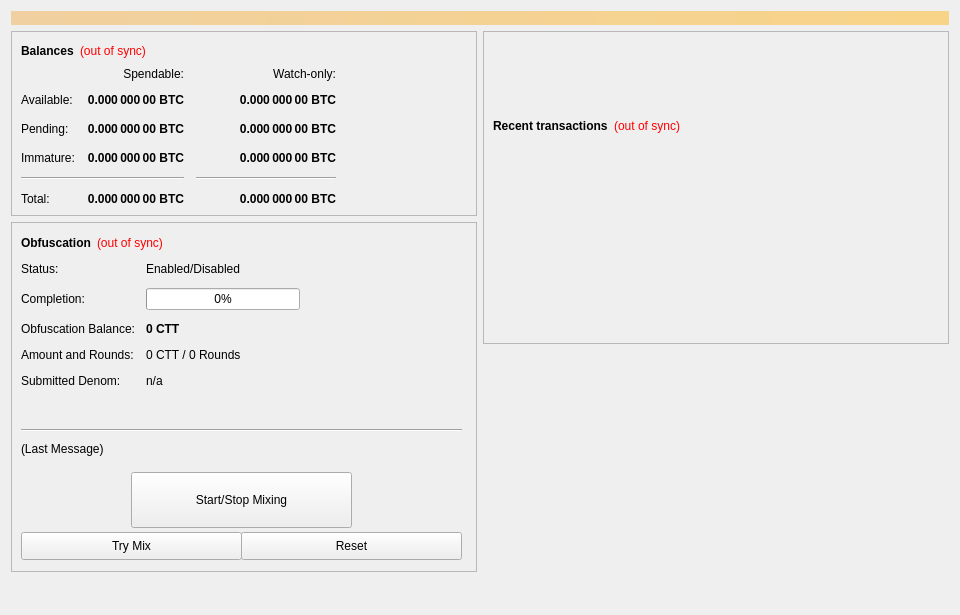
<?xml version="1.0" encoding="UTF-8"?>
<ui version="4.0">
 <class>OverviewPage</class>
 <widget class="QWidget" name="OverviewPage">
  <property name="geometry">
   <rect>
    <x>0</x>
    <y>0</y>
    <width>960</width>
    <height>615</height>
   </rect>
  </property>
  <property name="minimumSize">
   <size>
    <width>960</width>
    <height>0</height>
   </size>
  </property>
  <property name="windowTitle">
   <string>Form</string>
  </property>
  <layout class="QVBoxLayout" name="topLayout">
   <item>
    <widget class="QLabel" name="labelAlerts">
     <property name="visible">
      <bool>false</bool>
     </property>
     <property name="styleSheet">
      <string notr="true">background-color: qlineargradient(x1: 0, y1: 0, x2: 1, y2: 0, stop:0 #F0D0A0, stop:1 #F8D488); color:#000000;</string>
     </property>
     <property name="wordWrap">
      <bool>true</bool>
     </property>
     <property name="margin">
      <number>3</number>
     </property>
    </widget>
   </item>
   <item>
    <layout class="QHBoxLayout" name="horizontalLayout" stretch="1,1">
     <item>
      <layout class="QVBoxLayout" name="verticalLayout_2">
       <item>
        <widget class="QFrame" name="frame">
         <property name="frameShape">
          <enum>QFrame::StyledPanel</enum>
         </property>
         <property name="frameShadow">
          <enum>QFrame::Raised</enum>
         </property>
         <layout class="QVBoxLayout" name="verticalLayout_4">
          <item>
           <layout class="QHBoxLayout" name="horizontalLayout_4">
            <item>
             <widget class="QLabel" name="label_5">
              <property name="font">
               <font>
                <weight>75</weight>
                <bold>true</bold>
               </font>
              </property>
              <property name="text">
               <string>Balances</string>
              </property>
             </widget>
            </item>
            <item>
             <widget class="QLabel" name="labelWalletStatus">
              <property name="cursor">
               <cursorShape>WhatsThisCursor</cursorShape>
              </property>
              <property name="toolTip">
               <string>The displayed information may be out of date. Your wallet automatically synchronizes with the CryptoInvest network after a connection is established, but this process has not completed yet.</string>
              </property>
              <property name="styleSheet">
               <string notr="true">QLabel { color: red; }</string>
              </property>
              <property name="text">
               <string notr="true">(out of sync)</string>
              </property>
              <property name="alignment">
               <set>Qt::AlignLeading|Qt::AlignLeft|Qt::AlignVCenter</set>
              </property>
             </widget>
            </item>
            <item>
             <spacer name="horizontalSpacer_3">
              <property name="orientation">
               <enum>Qt::Horizontal</enum>
              </property>
              <property name="sizeHint" stdset="0">
               <size>
                <width>40</width>
                <height>20</height>
               </size>
              </property>
             </spacer>
            </item>
           </layout>
          </item>
          <item>
           <layout class="QGridLayout" name="gridLayout">
            <property name="spacing">
             <number>12</number>
            </property>
            <item row="2" column="2">
             <widget class="QLabel" name="labelWatchPending">
              <property name="font">
               <font>
                <weight>75</weight>
                <bold>true</bold>
               </font>
              </property>
              <property name="cursor">
               <cursorShape>IBeamCursor</cursorShape>
              </property>
              <property name="toolTip">
               <string>Unconfirmed transactions to watch-only addresses</string>
              </property>
              <property name="text">
               <string notr="true">0.000 000 00 BTC</string>
              </property>
              <property name="alignment">
               <set>Qt::AlignRight|Qt::AlignTrailing|Qt::AlignVCenter</set>
              </property>
              <property name="textInteractionFlags">
               <set>Qt::LinksAccessibleByMouse|Qt::TextSelectableByKeyboard|Qt::TextSelectableByMouse</set>
              </property>
             </widget>
            </item>
            <item row="2" column="1">
             <widget class="QLabel" name="labelUnconfirmed">
              <property name="font">
               <font>
                <weight>75</weight>
                <bold>true</bold>
               </font>
              </property>
              <property name="cursor">
               <cursorShape>IBeamCursor</cursorShape>
              </property>
              <property name="toolTip">
               <string>Total of transactions that have yet to be confirmed, and do not yet count toward the spendable balance</string>
              </property>
              <property name="text">
               <string notr="true">0.000 000 00 BTC</string>
              </property>
              <property name="alignment">
               <set>Qt::AlignRight|Qt::AlignTrailing|Qt::AlignVCenter</set>
              </property>
              <property name="textInteractionFlags">
               <set>Qt::LinksAccessibleByMouse|Qt::TextSelectableByKeyboard|Qt::TextSelectableByMouse</set>
              </property>
             </widget>
            </item>
            <item row="3" column="2">
             <widget class="QLabel" name="labelWatchImmature">
              <property name="font">
               <font>
                <weight>75</weight>
                <bold>true</bold>
               </font>
              </property>
              <property name="cursor">
               <cursorShape>IBeamCursor</cursorShape>
              </property>
              <property name="toolTip">
               <string>Staked or masternode rewards in watch-only addresses that has not yet matured</string>
              </property>
              <property name="text">
               <string notr="true">0.000 000 00 BTC</string>
              </property>
              <property name="alignment">
               <set>Qt::AlignRight|Qt::AlignTrailing|Qt::AlignVCenter</set>
              </property>
              <property name="textInteractionFlags">
               <set>Qt::LinksAccessibleByMouse|Qt::TextSelectableByKeyboard|Qt::TextSelectableByMouse</set>
              </property>
             </widget>
            </item>
            <item row="4" column="0" colspan="2">
             <widget class="Line" name="lineSpendableBalance">
              <property name="orientation">
               <enum>Qt::Horizontal</enum>
              </property>
             </widget>
            </item>
            <item row="4" column="2">
             <widget class="Line" name="lineWatchBalance">
              <property name="sizePolicy">
               <sizepolicy hsizetype="Preferred" vsizetype="Fixed">
                <horstretch>0</horstretch>
                <verstretch>0</verstretch>
               </sizepolicy>
              </property>
              <property name="minimumSize">
               <size>
                <width>140</width>
                <height>0</height>
               </size>
              </property>
              <property name="orientation">
               <enum>Qt::Horizontal</enum>
              </property>
             </widget>
            </item>
            <item row="5" column="0">
             <widget class="QLabel" name="labelTotalText">
              <property name="text">
               <string>Total:</string>
              </property>
             </widget>
            </item>
            <item row="3" column="1">
             <widget class="QLabel" name="labelImmature">
              <property name="font">
               <font>
                <weight>75</weight>
                <bold>true</bold>
               </font>
              </property>
              <property name="cursor">
               <cursorShape>IBeamCursor</cursorShape>
              </property>
              <property name="toolTip">
               <string>Staked or masternode rewards that has not yet matured</string>
              </property>
              <property name="text">
               <string notr="true">0.000 000 00 BTC</string>
              </property>
              <property name="alignment">
               <set>Qt::AlignRight|Qt::AlignTrailing|Qt::AlignVCenter</set>
              </property>
              <property name="textInteractionFlags">
               <set>Qt::LinksAccessibleByMouse|Qt::TextSelectableByKeyboard|Qt::TextSelectableByMouse</set>
              </property>
             </widget>
            </item>
            <item row="2" column="3">
             <spacer name="horizontalSpacer_2">
              <property name="orientation">
               <enum>Qt::Horizontal</enum>
              </property>
              <property name="sizeHint" stdset="0">
               <size>
                <width>40</width>
                <height>20</height>
               </size>
              </property>
             </spacer>
            </item>
            <item row="3" column="0">
             <widget class="QLabel" name="labelImmatureText">
              <property name="text">
               <string>Immature:</string>
              </property>
             </widget>
            </item>
            <item row="5" column="1">
             <widget class="QLabel" name="labelTotal">
              <property name="font">
               <font>
                <weight>75</weight>
                <bold>true</bold>
               </font>
              </property>
              <property name="cursor">
               <cursorShape>IBeamCursor</cursorShape>
              </property>
              <property name="toolTip">
               <string>Your current total balance</string>
              </property>
              <property name="text">
               <string notr="true">0.000 000 00 BTC</string>
              </property>
              <property name="alignment">
               <set>Qt::AlignRight|Qt::AlignTrailing|Qt::AlignVCenter</set>
              </property>
              <property name="textInteractionFlags">
               <set>Qt::LinksAccessibleByMouse|Qt::TextSelectableByKeyboard|Qt::TextSelectableByMouse</set>
              </property>
             </widget>
            </item>
            <item row="5" column="2">
             <widget class="QLabel" name="labelWatchTotal">
              <property name="font">
               <font>
                <weight>75</weight>
                <bold>true</bold>
               </font>
              </property>
              <property name="cursor">
               <cursorShape>IBeamCursor</cursorShape>
              </property>
              <property name="toolTip">
               <string>Current total balance in watch-only addresses</string>
              </property>
              <property name="text">
               <string notr="true">0.000 000 00 BTC</string>
              </property>
              <property name="alignment">
               <set>Qt::AlignRight|Qt::AlignTrailing|Qt::AlignVCenter</set>
              </property>
              <property name="textInteractionFlags">
               <set>Qt::LinksAccessibleByMouse|Qt::TextSelectableByKeyboard|Qt::TextSelectableByMouse</set>
              </property>
             </widget>
            </item>
            <item row="0" column="2">
             <widget class="QLabel" name="labelWatchonly">
              <property name="text">
               <string>Watch-only:</string>
              </property>
              <property name="alignment">
               <set>Qt::AlignRight|Qt::AlignTrailing|Qt::AlignVCenter</set>
              </property>
             </widget>
            </item>
            <item row="1" column="0">
             <widget class="QLabel" name="labelBalanceText">
              <property name="text">
               <string>Available:</string>
              </property>
             </widget>
            </item>
            <item row="1" column="1">
             <widget class="QLabel" name="labelBalance">
              <property name="font">
               <font>
                <weight>75</weight>
                <bold>true</bold>
               </font>
              </property>
              <property name="cursor">
               <cursorShape>IBeamCursor</cursorShape>
              </property>
              <property name="toolTip">
               <string>Your current spendable balance</string>
              </property>
              <property name="text">
               <string notr="true">0.000 000 00 BTC</string>
              </property>
              <property name="alignment">
               <set>Qt::AlignRight|Qt::AlignTrailing|Qt::AlignVCenter</set>
              </property>
              <property name="textInteractionFlags">
               <set>Qt::LinksAccessibleByMouse|Qt::TextSelectableByKeyboard|Qt::TextSelectableByMouse</set>
              </property>
             </widget>
            </item>
            <item row="1" column="2">
             <widget class="QLabel" name="labelWatchAvailable">
              <property name="font">
               <font>
                <weight>75</weight>
                <bold>true</bold>
               </font>
              </property>
              <property name="cursor">
               <cursorShape>IBeamCursor</cursorShape>
              </property>
              <property name="toolTip">
               <string>Your current balance in watch-only addresses</string>
              </property>
              <property name="text">
               <string notr="true">0.000 000 00 BTC</string>
              </property>
              <property name="alignment">
               <set>Qt::AlignRight|Qt::AlignTrailing|Qt::AlignVCenter</set>
              </property>
              <property name="textInteractionFlags">
               <set>Qt::LinksAccessibleByMouse|Qt::TextSelectableByKeyboard|Qt::TextSelectableByMouse</set>
              </property>
             </widget>
            </item>
            <item row="2" column="0">
             <widget class="QLabel" name="labelPendingText">
              <property name="text">
               <string>Pending:</string>
              </property>
             </widget>
            </item>
            <item row="0" column="1">
             <widget class="QLabel" name="labelSpendable">
              <property name="text">
               <string>Spendable:</string>
              </property>
              <property name="alignment">
               <set>Qt::AlignRight|Qt::AlignTrailing|Qt::AlignVCenter</set>
              </property>
             </widget>
            </item>
           </layout>
          </item>
         </layout>
        </widget>
       </item>
       <item>
        <widget class="QFrame" name="frameObfuscation">
         <property name="minimumSize">
          <size>
           <width>0</width>
           <height>350</height>
          </size>
         </property>
         <property name="layoutDirection">
          <enum>Qt::LeftToRight</enum>
         </property>
         <property name="frameShape">
          <enum>QFrame::StyledPanel</enum>
         </property>
         <property name="frameShadow">
          <enum>QFrame::Raised</enum>
         </property>
         <widget class="QWidget" name="formLayoutWidget">
          <property name="geometry">
           <rect>
            <x>10</x>
            <y>40</y>
            <width>451</width>
            <height>161</height>
           </rect>
          </property>
          <layout class="QFormLayout" name="formLayout">
           <property name="fieldGrowthPolicy">
            <enum>QFormLayout::AllNonFixedFieldsGrow</enum>
           </property>
           <property name="horizontalSpacing">
            <number>11</number>
           </property>
           <property name="verticalSpacing">
            <number>12</number>
           </property>
           <item row="0" column="0">
            <widget class="QLabel" name="label_6">
             <property name="text">
              <string>Status:</string>
             </property>
            </widget>
           </item>
           <item row="1" column="0">
            <widget class="QLabel" name="label_7">
             <property name="text">
              <string>Completion:</string>
             </property>
            </widget>
           </item>
           <item row="1" column="1">
            <widget class="QProgressBar" name="obfuscationProgress">
             <property name="maximumSize">
              <size>
               <width>154</width>
               <height>16777215</height>
              </size>
             </property>
             <property name="value">
              <number>0</number>
             </property>
            </widget>
           </item>
           <item row="2" column="0">
            <widget class="QLabel" name="labelAnonymizedText">
             <property name="text">
              <string>Obfuscation Balance:</string>
             </property>
            </widget>
           </item>
           <item row="2" column="1">
            <widget class="QLabel" name="labelAnonymized">
             <property name="font">
              <font>
               <weight>75</weight>
               <bold>true</bold>
              </font>
             </property>
             <property name="text">
              <string notr="true">0 CTT</string>
             </property>
            </widget>
           </item>
           <item row="3" column="0">
            <widget class="QLabel" name="label_8">
             <property name="text">
              <string>Amount and Rounds:</string>
             </property>
            </widget>
           </item>
           <item row="3" column="1">
            <widget class="QLabel" name="labelAmountRounds">
             <property name="text">
              <string>0 CTT / 0 Rounds</string>
             </property>
            </widget>
           </item>
           <item row="4" column="0">
            <widget class="QLabel" name="label_9">
             <property name="text">
              <string>Submitted Denom:</string>
             </property>
            </widget>
           </item>
           <item row="4" column="1">
            <widget class="QLabel" name="labelSubmittedDenom">
             <property name="toolTip">
              <string>The denominations you submitted to the Masternode.&lt;br&gt;To mix, other users must submit the exact same denominations.</string>
             </property>
             <property name="text">
              <string>n/a</string>
             </property>
            </widget>
           </item>
           <item row="0" column="1">
            <widget class="QLabel" name="obfuscationEnabled">
             <property name="text">
              <string>Enabled/Disabled</string>
             </property>
            </widget>
           </item>
          </layout>
         </widget>
         <widget class="QPushButton" name="runAutoDenom">
          <property name="geometry">
           <rect>
            <x>251</x>
            <y>17</y>
            <width>1</width>
            <height>1</height>
           </rect>
          </property>
          <property name="palette">
           <palette>
            <active>
             <colorrole role="WindowText">
              <brush brushstyle="SolidPattern">
               <color alpha="255">
                <red>0</red>
                <green>0</green>
                <blue>0</blue>
               </color>
              </brush>
             </colorrole>
             <colorrole role="Button">
              <brush brushstyle="SolidPattern">
               <color alpha="255">
                <red>239</red>
                <green>238</green>
                <blue>238</blue>
               </color>
              </brush>
             </colorrole>
             <colorrole role="Light">
              <brush brushstyle="SolidPattern">
               <color alpha="255">
                <red>255</red>
                <green>255</green>
                <blue>255</blue>
               </color>
              </brush>
             </colorrole>
             <colorrole role="Midlight">
              <brush brushstyle="SolidPattern">
               <color alpha="255">
                <red>247</red>
                <green>246</green>
                <blue>246</blue>
               </color>
              </brush>
             </colorrole>
             <colorrole role="Dark">
              <brush brushstyle="SolidPattern">
               <color alpha="255">
                <red>119</red>
                <green>119</green>
                <blue>119</blue>
               </color>
              </brush>
             </colorrole>
             <colorrole role="Mid">
              <brush brushstyle="SolidPattern">
               <color alpha="255">
                <red>159</red>
                <green>159</green>
                <blue>159</blue>
               </color>
              </brush>
             </colorrole>
             <colorrole role="Text">
              <brush brushstyle="SolidPattern">
               <color alpha="255">
                <red>0</red>
                <green>0</green>
                <blue>0</blue>
               </color>
              </brush>
             </colorrole>
             <colorrole role="BrightText">
              <brush brushstyle="SolidPattern">
               <color alpha="255">
                <red>255</red>
                <green>255</green>
                <blue>255</blue>
               </color>
              </brush>
             </colorrole>
             <colorrole role="ButtonText">
              <brush brushstyle="SolidPattern">
               <color alpha="255">
                <red>0</red>
                <green>0</green>
                <blue>0</blue>
               </color>
              </brush>
             </colorrole>
             <colorrole role="Base">
              <brush brushstyle="SolidPattern">
               <color alpha="255">
                <red>255</red>
                <green>255</green>
                <blue>255</blue>
               </color>
              </brush>
             </colorrole>
             <colorrole role="Window">
              <brush brushstyle="SolidPattern">
               <color alpha="255">
                <red>239</red>
                <green>238</green>
                <blue>238</blue>
               </color>
              </brush>
             </colorrole>
             <colorrole role="Shadow">
              <brush brushstyle="SolidPattern">
               <color alpha="255">
                <red>0</red>
                <green>0</green>
                <blue>0</blue>
               </color>
              </brush>
             </colorrole>
             <colorrole role="AlternateBase">
              <brush brushstyle="SolidPattern">
               <color alpha="255">
                <red>247</red>
                <green>246</green>
                <blue>246</blue>
               </color>
              </brush>
             </colorrole>
             <colorrole role="ToolTipBase">
              <brush brushstyle="SolidPattern">
               <color alpha="255">
                <red>255</red>
                <green>255</green>
                <blue>220</blue>
               </color>
              </brush>
             </colorrole>
             <colorrole role="ToolTipText">
              <brush brushstyle="SolidPattern">
               <color alpha="255">
                <red>0</red>
                <green>0</green>
                <blue>0</blue>
               </color>
              </brush>
             </colorrole>
            </active>
            <inactive>
             <colorrole role="WindowText">
              <brush brushstyle="SolidPattern">
               <color alpha="255">
                <red>0</red>
                <green>0</green>
                <blue>0</blue>
               </color>
              </brush>
             </colorrole>
             <colorrole role="Button">
              <brush brushstyle="SolidPattern">
               <color alpha="255">
                <red>239</red>
                <green>238</green>
                <blue>238</blue>
               </color>
              </brush>
             </colorrole>
             <colorrole role="Light">
              <brush brushstyle="SolidPattern">
               <color alpha="255">
                <red>255</red>
                <green>255</green>
                <blue>255</blue>
               </color>
              </brush>
             </colorrole>
             <colorrole role="Midlight">
              <brush brushstyle="SolidPattern">
               <color alpha="255">
                <red>247</red>
                <green>246</green>
                <blue>246</blue>
               </color>
              </brush>
             </colorrole>
             <colorrole role="Dark">
              <brush brushstyle="SolidPattern">
               <color alpha="255">
                <red>119</red>
                <green>119</green>
                <blue>119</blue>
               </color>
              </brush>
             </colorrole>
             <colorrole role="Mid">
              <brush brushstyle="SolidPattern">
               <color alpha="255">
                <red>159</red>
                <green>159</green>
                <blue>159</blue>
               </color>
              </brush>
             </colorrole>
             <colorrole role="Text">
              <brush brushstyle="SolidPattern">
               <color alpha="255">
                <red>0</red>
                <green>0</green>
                <blue>0</blue>
               </color>
              </brush>
             </colorrole>
             <colorrole role="BrightText">
              <brush brushstyle="SolidPattern">
               <color alpha="255">
                <red>255</red>
                <green>255</green>
                <blue>255</blue>
               </color>
              </brush>
             </colorrole>
             <colorrole role="ButtonText">
              <brush brushstyle="SolidPattern">
               <color alpha="255">
                <red>0</red>
                <green>0</green>
                <blue>0</blue>
               </color>
              </brush>
             </colorrole>
             <colorrole role="Base">
              <brush brushstyle="SolidPattern">
               <color alpha="255">
                <red>255</red>
                <green>255</green>
                <blue>255</blue>
               </color>
              </brush>
             </colorrole>
             <colorrole role="Window">
              <brush brushstyle="SolidPattern">
               <color alpha="255">
                <red>239</red>
                <green>238</green>
                <blue>238</blue>
               </color>
              </brush>
             </colorrole>
             <colorrole role="Shadow">
              <brush brushstyle="SolidPattern">
               <color alpha="255">
                <red>0</red>
                <green>0</green>
                <blue>0</blue>
               </color>
              </brush>
             </colorrole>
             <colorrole role="AlternateBase">
              <brush brushstyle="SolidPattern">
               <color alpha="255">
                <red>247</red>
                <green>246</green>
                <blue>246</blue>
               </color>
              </brush>
             </colorrole>
             <colorrole role="ToolTipBase">
              <brush brushstyle="SolidPattern">
               <color alpha="255">
                <red>255</red>
                <green>255</green>
                <blue>220</blue>
               </color>
              </brush>
             </colorrole>
             <colorrole role="ToolTipText">
              <brush brushstyle="SolidPattern">
               <color alpha="255">
                <red>0</red>
                <green>0</green>
                <blue>0</blue>
               </color>
              </brush>
             </colorrole>
            </inactive>
            <disabled>
             <colorrole role="WindowText">
              <brush brushstyle="SolidPattern">
               <color alpha="255">
                <red>119</red>
                <green>119</green>
                <blue>119</blue>
               </color>
              </brush>
             </colorrole>
             <colorrole role="Button">
              <brush brushstyle="SolidPattern">
               <color alpha="255">
                <red>239</red>
                <green>238</green>
                <blue>238</blue>
               </color>
              </brush>
             </colorrole>
             <colorrole role="Light">
              <brush brushstyle="SolidPattern">
               <color alpha="255">
                <red>255</red>
                <green>255</green>
                <blue>255</blue>
               </color>
              </brush>
             </colorrole>
             <colorrole role="Midlight">
              <brush brushstyle="SolidPattern">
               <color alpha="255">
                <red>247</red>
                <green>246</green>
                <blue>246</blue>
               </color>
              </brush>
             </colorrole>
             <colorrole role="Dark">
              <brush brushstyle="SolidPattern">
               <color alpha="255">
                <red>119</red>
                <green>119</green>
                <blue>119</blue>
               </color>
              </brush>
             </colorrole>
             <colorrole role="Mid">
              <brush brushstyle="SolidPattern">
               <color alpha="255">
                <red>159</red>
                <green>159</green>
                <blue>159</blue>
               </color>
              </brush>
             </colorrole>
             <colorrole role="Text">
              <brush brushstyle="SolidPattern">
               <color alpha="255">
                <red>119</red>
                <green>119</green>
                <blue>119</blue>
               </color>
              </brush>
             </colorrole>
             <colorrole role="BrightText">
              <brush brushstyle="SolidPattern">
               <color alpha="255">
                <red>255</red>
                <green>255</green>
                <blue>255</blue>
               </color>
              </brush>
             </colorrole>
             <colorrole role="ButtonText">
              <brush brushstyle="SolidPattern">
               <color alpha="255">
                <red>119</red>
                <green>119</green>
                <blue>119</blue>
               </color>
              </brush>
             </colorrole>
             <colorrole role="Base">
              <brush brushstyle="SolidPattern">
               <color alpha="255">
                <red>239</red>
                <green>238</green>
                <blue>238</blue>
               </color>
              </brush>
             </colorrole>
             <colorrole role="Window">
              <brush brushstyle="SolidPattern">
               <color alpha="255">
                <red>239</red>
                <green>238</green>
                <blue>238</blue>
               </color>
              </brush>
             </colorrole>
             <colorrole role="Shadow">
              <brush brushstyle="SolidPattern">
               <color alpha="255">
                <red>0</red>
                <green>0</green>
                <blue>0</blue>
               </color>
              </brush>
             </colorrole>
             <colorrole role="AlternateBase">
              <brush brushstyle="SolidPattern">
               <color alpha="255">
                <red>239</red>
                <green>238</green>
                <blue>238</blue>
               </color>
              </brush>
             </colorrole>
             <colorrole role="ToolTipBase">
              <brush brushstyle="SolidPattern">
               <color alpha="255">
                <red>255</red>
                <green>255</green>
                <blue>220</blue>
               </color>
              </brush>
             </colorrole>
             <colorrole role="ToolTipText">
              <brush brushstyle="SolidPattern">
               <color alpha="255">
                <red>0</red>
                <green>0</green>
                <blue>0</blue>
               </color>
              </brush>
             </colorrole>
            </disabled>
           </palette>
          </property>
          <property name="focusPolicy">
           <enum>Qt::NoFocus</enum>
          </property>
          <property name="autoFillBackground">
           <bool>true</bool>
          </property>
          <property name="text">
           <string/>
          </property>
          <property name="flat">
           <bool>true</bool>
          </property>
         </widget>
         <widget class="QPushButton" name="toggleObfuscation">
          <property name="geometry">
           <rect>
            <x>120</x>
            <y>250</y>
            <width>221</width>
            <height>56</height>
           </rect>
          </property>
          <property name="sizePolicy">
           <sizepolicy hsizetype="MinimumExpanding" vsizetype="Fixed">
            <horstretch>0</horstretch>
            <verstretch>0</verstretch>
           </sizepolicy>
          </property>
          <property name="text">
           <string>Start/Stop Mixing</string>
          </property>
         </widget>
         <widget class="Line" name="lineLastMessage">
          <property name="geometry">
           <rect>
            <x>10</x>
            <y>200</y>
            <width>441</width>
            <height>16</height>
           </rect>
          </property>
          <property name="orientation">
           <enum>Qt::Horizontal</enum>
          </property>
         </widget>
         <widget class="QLabel" name="obfuscationStatus">
          <property name="geometry">
           <rect>
            <x>10</x>
            <y>220</y>
            <width>451</width>
            <height>61</height>
           </rect>
          </property>
          <property name="minimumSize">
           <size>
            <width>288</width>
            <height>43</height>
           </size>
          </property>
          <property name="text">
           <string>(Last Message)</string>
          </property>
          <property name="alignment">
           <set>Qt::AlignLeading|Qt::AlignLeft|Qt::AlignTop</set>
          </property>
          <property name="wordWrap">
           <bool>true</bool>
          </property>
         </widget>
         <widget class="QPushButton" name="obfuscationAuto">
          <property name="geometry">
           <rect>
            <x>10</x>
            <y>310</y>
            <width>221</width>
            <height>28</height>
           </rect>
          </property>
          <property name="sizePolicy">
           <sizepolicy hsizetype="MinimumExpanding" vsizetype="Fixed">
            <horstretch>0</horstretch>
            <verstretch>0</verstretch>
           </sizepolicy>
          </property>
          <property name="toolTip">
           <string>Try to manually submit a Obfuscation request.</string>
          </property>
          <property name="text">
           <string>Try Mix</string>
          </property>
         </widget>
         <widget class="QPushButton" name="obfuscationReset">
          <property name="geometry">
           <rect>
            <x>230</x>
            <y>310</y>
            <width>221</width>
            <height>28</height>
           </rect>
          </property>
          <property name="sizePolicy">
           <sizepolicy hsizetype="MinimumExpanding" vsizetype="Fixed">
            <horstretch>0</horstretch>
            <verstretch>0</verstretch>
           </sizepolicy>
          </property>
          <property name="toolTip">
           <string>Reset the current status of Obfuscation (can interrupt Obfuscation if it's in the process of Mixing, which can cost you money!)</string>
          </property>
          <property name="autoFillBackground">
           <bool>false</bool>
          </property>
          <property name="text">
           <string>Reset</string>
          </property>
         </widget>
         <widget class="QWidget" name="layoutWidget">
          <property name="geometry">
           <rect>
            <x>10</x>
            <y>10</y>
            <width>431</width>
            <height>22</height>
           </rect>
          </property>
          <layout class="QHBoxLayout" name="horizontalLayout_5">
           <item>
            <widget class="QLabel" name="label_2">
             <property name="font">
              <font>
               <weight>75</weight>
               <bold>true</bold>
              </font>
             </property>
             <property name="text">
              <string>Obfuscation</string>
             </property>
            </widget>
           </item>
           <item>
            <widget class="QLabel" name="labelObfuscationSyncStatus">
             <property name="toolTip">
              <string>The displayed information may be out of date. Your wallet automatically synchronizes with the CryptoInvest network after a connection is established, but this process has not completed yet.</string>
             </property>
             <property name="styleSheet">
              <string notr="true">QLabel { color: red; }</string>
             </property>
             <property name="text">
              <string notr="true">(out of sync)</string>
             </property>
             <property name="alignment">
              <set>Qt::AlignLeading|Qt::AlignLeft|Qt::AlignVCenter</set>
             </property>
            </widget>
           </item>
           <item>
            <spacer name="horizontalSpacer_4">
             <property name="orientation">
              <enum>Qt::Horizontal</enum>
             </property>
             <property name="sizeHint" stdset="0">
              <size>
               <width>40</width>
               <height>20</height>
              </size>
             </property>
            </spacer>
           </item>
          </layout>
         </widget>
        </widget>
       </item>
       <item>
        <spacer name="verticalSpacer">
         <property name="orientation">
          <enum>Qt::Vertical</enum>
         </property>
         <property name="sizeHint" stdset="0">
          <size>
           <width>20</width>
           <height>40</height>
          </size>
         </property>
        </spacer>
       </item>
      </layout>
     </item>
     <item>
      <layout class="QVBoxLayout" name="verticalLayout_3">
       <item>
        <widget class="QFrame" name="frame_2">
         <property name="frameShape">
          <enum>QFrame::StyledPanel</enum>
         </property>
         <property name="frameShadow">
          <enum>QFrame::Raised</enum>
         </property>
         <layout class="QVBoxLayout" name="verticalLayout">
          <item>
           <spacer name="verticalSpacer_3">
            <property name="orientation">
             <enum>Qt::Vertical</enum>
            </property>
            <property name="sizeType">
             <enum>QSizePolicy::Fixed</enum>
            </property>
            <property name="sizeHint" stdset="0">
             <size>
              <width>20</width>
              <height>75</height>
             </size>
            </property>
           </spacer>
          </item>
          <item>
           <layout class="QHBoxLayout" name="horizontalLayout_2">
            <item>
             <widget class="QLabel" name="label_4">
              <property name="font">
               <font>
                <weight>75</weight>
                <bold>true</bold>
               </font>
              </property>
              <property name="text">
               <string>Recent transactions</string>
              </property>
             </widget>
            </item>
            <item>
             <widget class="QLabel" name="labelTransactionsStatus">
              <property name="cursor">
               <cursorShape>WhatsThisCursor</cursorShape>
              </property>
              <property name="toolTip">
               <string>The displayed information may be out of date. Your wallet automatically synchronizes with the CryptoInvest network after a connection is established, but this process has not completed yet.</string>
              </property>
              <property name="styleSheet">
               <string notr="true">QLabel { color: red; }</string>
              </property>
              <property name="text">
               <string notr="true">(out of sync)</string>
              </property>
              <property name="alignment">
               <set>Qt::AlignRight|Qt::AlignTrailing|Qt::AlignVCenter</set>
              </property>
             </widget>
            </item>
            <item>
             <spacer name="horizontalSpacer">
              <property name="orientation">
               <enum>Qt::Horizontal</enum>
              </property>
              <property name="sizeHint" stdset="0">
               <size>
                <width>40</width>
                <height>20</height>
               </size>
              </property>
             </spacer>
            </item>
           </layout>
          </item>
          <item>
           <widget class="QListView" name="listTransactions">
            <property name="styleSheet">
             <string notr="true">QListView { background: transparent; }</string>
            </property>
            <property name="frameShape">
             <enum>QFrame::NoFrame</enum>
            </property>
            <property name="verticalScrollBarPolicy">
             <enum>Qt::ScrollBarAlwaysOff</enum>
            </property>
            <property name="horizontalScrollBarPolicy">
             <enum>Qt::ScrollBarAlwaysOff</enum>
            </property>
            <property name="selectionMode">
             <enum>QAbstractItemView::NoSelection</enum>
            </property>
           </widget>
          </item>
         </layout>
        </widget>
       </item>
       <item>
        <spacer name="verticalSpacer_2">
         <property name="orientation">
          <enum>Qt::Vertical</enum>
         </property>
         <property name="sizeType">
          <enum>QSizePolicy::Expanding</enum>
         </property>
         <property name="sizeHint" stdset="0">
          <size>
           <width>20</width>
           <height>40</height>
          </size>
         </property>
        </spacer>
       </item>
      </layout>
     </item>
    </layout>
   </item>
  </layout>
 </widget>
 <resources/>
 <connections/>
</ui>
